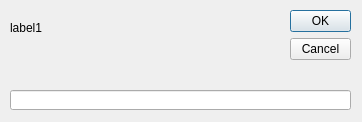
<?xml version="1.0" encoding="UTF-8"?>
<ui version="4.0">
 <class>Form</class>
 <widget class="QWidget" name="Form">
  <property name="geometry">
   <rect>
    <x>0</x>
    <y>0</y>
    <width>362</width>
    <height>122</height>
   </rect>
  </property>
  <property name="windowTitle">
   <string>InputBox</string>
  </property>
  <widget class="QDialogButtonBox" name="buttonBox">
   <property name="geometry">
    <rect>
     <x>290</x>
     <y>10</y>
     <width>61</width>
     <height>61</height>
    </rect>
   </property>
   <property name="orientation">
    <enum>Qt::Vertical</enum>
   </property>
   <property name="standardButtons">
    <set>QDialogButtonBox::Cancel|QDialogButtonBox::Ok</set>
   </property>
  </widget>
  <widget class="QLabel" name="lblMessage">
   <property name="geometry">
    <rect>
     <x>10</x>
     <y>20</y>
     <width>121</width>
     <height>16</height>
    </rect>
   </property>
   <property name="text">
    <string>label1</string>
   </property>
  </widget>
  <widget class="QLineEdit" name="text">
   <property name="geometry">
    <rect>
     <x>10</x>
     <y>90</y>
     <width>341</width>
     <height>20</height>
    </rect>
   </property>
  </widget>
 </widget>
 <resources/>
 <connections/>
</ui>
